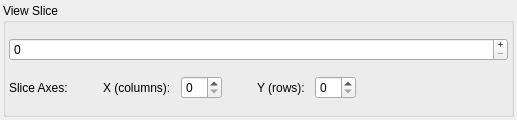
<ui version="4.0" >
 <class>Slicer</class>
 <widget class="QWidget" name="Slicer" >
  <property name="geometry" >
   <rect>
    <x>0</x>
    <y>0</y>
    <width>517</width>
    <height>120</height>
   </rect>
  </property>
  <property name="windowTitle" >
   <string>Array Slicer</string>
  </property>
  <layout class="QGridLayout" >
   <property name="margin" >
    <number>3</number>
   </property>
   <property name="spacing" >
    <number>3</number>
   </property>
   <item row="0" column="0" >
    <widget class="QGroupBox" name="groupBox" >
     <property name="title" >
      <string>View Slice</string>
     </property>
     <layout class="QGridLayout" >
      <property name="margin" >
       <number>3</number>
      </property>
      <property name="spacing" >
       <number>3</number>
      </property>
      <item row="0" column="0" >
       <layout class="QHBoxLayout" >
        <property name="margin" >
         <number>0</number>
        </property>
        <property name="spacing" >
         <number>15</number>
        </property>
        <item>
         <widget class="QSpinBox" name="spinBox" >
          <property name="buttonSymbols" >
           <enum>QAbstractSpinBox::PlusMinus</enum>
          </property>
         </widget>
        </item>
       </layout>
      </item>
      <item row="1" column="0" >
       <layout class="QHBoxLayout" >
        <property name="margin" >
         <number>0</number>
        </property>
        <property name="spacing" >
         <number>0</number>
        </property>
        <item>
         <widget class="QLabel" name="label" >
          <property name="text" >
           <string>Slice Axes:</string>
          </property>
         </widget>
        </item>
        <item>
         <spacer>
          <property name="orientation" >
           <enum>Qt::Horizontal</enum>
          </property>
          <property name="sizeType" >
           <enum>QSizePolicy::Maximum</enum>
          </property>
          <property name="sizeHint" >
           <size>
            <width>35</width>
            <height>20</height>
           </size>
          </property>
         </spacer>
        </item>
        <item>
         <widget class="QLabel" name="label_2" >
          <property name="text" >
           <string>X (columns):</string>
          </property>
         </widget>
        </item>
        <item>
         <spacer>
          <property name="orientation" >
           <enum>Qt::Horizontal</enum>
          </property>
          <property name="sizeType" >
           <enum>QSizePolicy::Maximum</enum>
          </property>
          <property name="sizeHint" >
           <size>
            <width>10</width>
            <height>20</height>
           </size>
          </property>
         </spacer>
        </item>
        <item>
         <widget class="QSpinBox" name="rowsSpinBox" />
        </item>
        <item>
         <spacer>
          <property name="orientation" >
           <enum>Qt::Horizontal</enum>
          </property>
          <property name="sizeType" >
           <enum>QSizePolicy::Maximum</enum>
          </property>
          <property name="sizeHint" >
           <size>
            <width>35</width>
            <height>20</height>
           </size>
          </property>
         </spacer>
        </item>
        <item>
         <widget class="QLabel" name="label_3" >
          <property name="text" >
           <string>Y (rows):</string>
          </property>
         </widget>
        </item>
        <item>
         <spacer>
          <property name="orientation" >
           <enum>Qt::Horizontal</enum>
          </property>
          <property name="sizeType" >
           <enum>QSizePolicy::Maximum</enum>
          </property>
          <property name="sizeHint" >
           <size>
            <width>10</width>
            <height>20</height>
           </size>
          </property>
         </spacer>
        </item>
        <item>
         <widget class="QSpinBox" name="colsSpinBox" />
        </item>
        <item>
         <spacer>
          <property name="orientation" >
           <enum>Qt::Horizontal</enum>
          </property>
          <property name="sizeHint" >
           <size>
            <width>40</width>
            <height>20</height>
           </size>
          </property>
         </spacer>
        </item>
       </layout>
      </item>
     </layout>
    </widget>
   </item>
  </layout>
 </widget>
 <resources/>
 <connections/>
</ui>
